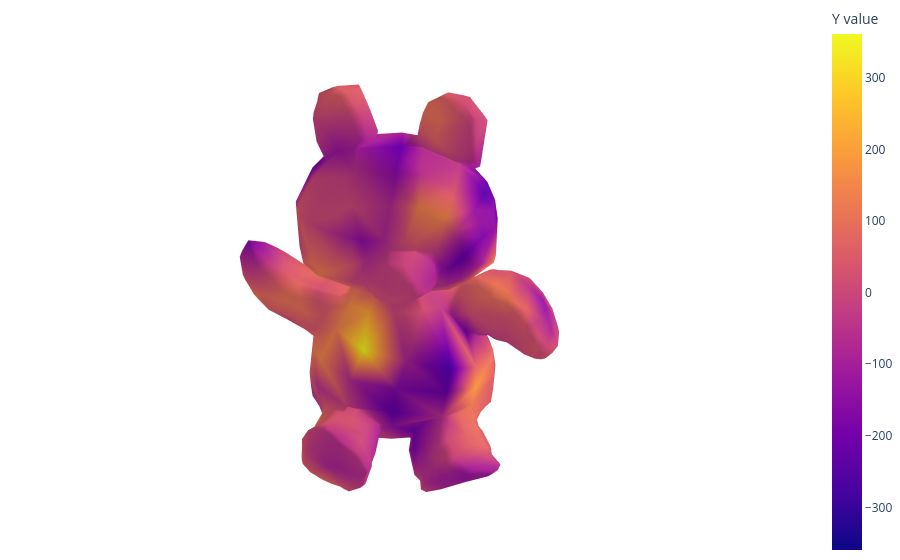

The code cell stored with this chart in its notebook:
### Code cell
# Create mesh plot with y-values as colors
fig = go.Figure(data=[
    go.Mesh3d(
        x=vertices[:, 0],
        y=vertices[:, 1],
        z=vertices[:, 2],
        i=faces[:, 0],
        j=faces[:, 1],
        k=faces[:, 2],
        intensity=y_values,  # Color by y-values
        colorscale='plasma',  # Or 'RdBu', 'Plasma', etc.
        colorbar=dict(title="Y value"),
        showscale=True
    )
])

# Clean up the figure (using your update_figure function)
fig.update_layout(scene_aspectmode="auto")
fig.update_scenes(xaxis_visible=False, yaxis_visible=False, zaxis_visible=False)
fig.update_layout(margin=dict(l=0, r=0, t=0, b=0))
fig.update_layout(
    scene_camera=dict(
        up=dict(x=0, y=1, z=0),
        center=dict(x=0, y=0, z=0),
        eye=dict(x=0, y=0.9, z=1.8)   # zoom out: increase from 0.7/1.25
    )
)

fig.show()

### Figure 1 — Plotly figure (JSON) as saved in the notebook; plotly's stock layout.template omitted (floating-point values rounded to 4 significant figures; data arrays with more than 128 entries replaced by an {"elided": "..."} marker saying what was removed)
{"data": [{"colorbar": {"title": {"text": "Y value"}}, "colorscale": [[0, "#0d0887"], [0.1111, "#46039f"], [0.2222, "#7201a8"], [0.3333, "#9c179e"], [0.4444, "#bd3786"], [0.5556, "#d8576b"], [0.6667, "#ed7953"], [0.7778, "#fb9f3a"], [0.8889, "#fdca26"], [1, "#f0f921"]], "i": {"elided": "3192 int values"}, "intensity": {"elided": "1598 float values"}, "j": {"elided": "3192 int values"}, "k": {"elided": "3192 int values"}, "showscale": true, "type": "mesh3d", "x": {"elided": "1598 float values"}, "y": {"elided": "1598 float values"}, "z": {"elided": "1598 float values"}}], "layout": {"margin": {"b": 0, "l": 0, "r": 0, "t": 0}, "scene": {"aspectmode": "auto", "camera": {"center": {"x": 0, "y": 0, "z": 0}, "eye": {"x": 0, "y": 0.9, "z": 1.8}, "up": {"x": 0, "y": 1, "z": 0}}, "xaxis": {"visible": false}, "yaxis": {"visible": false}, "zaxis": {"visible": false}}}}
